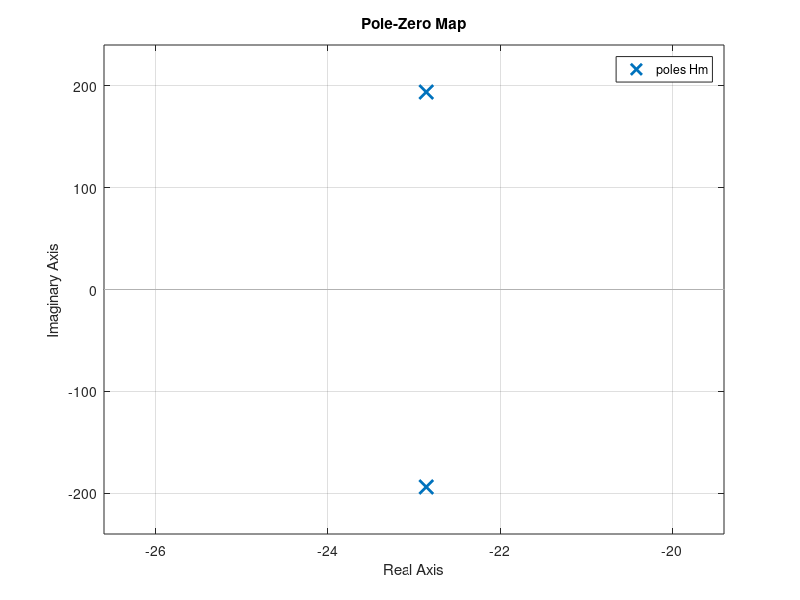
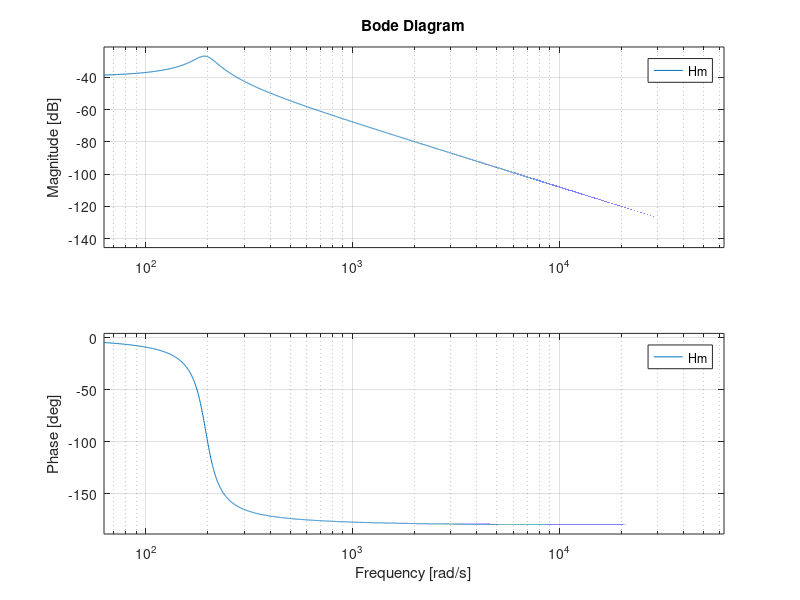
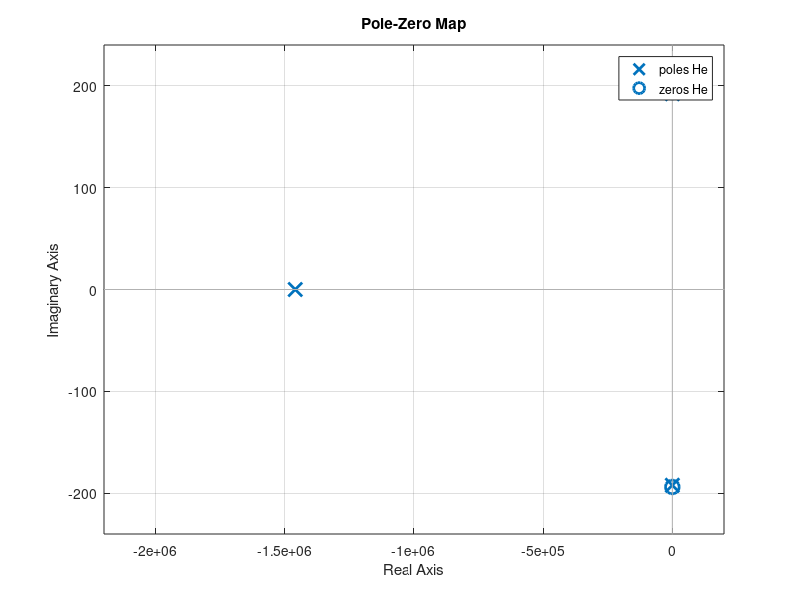
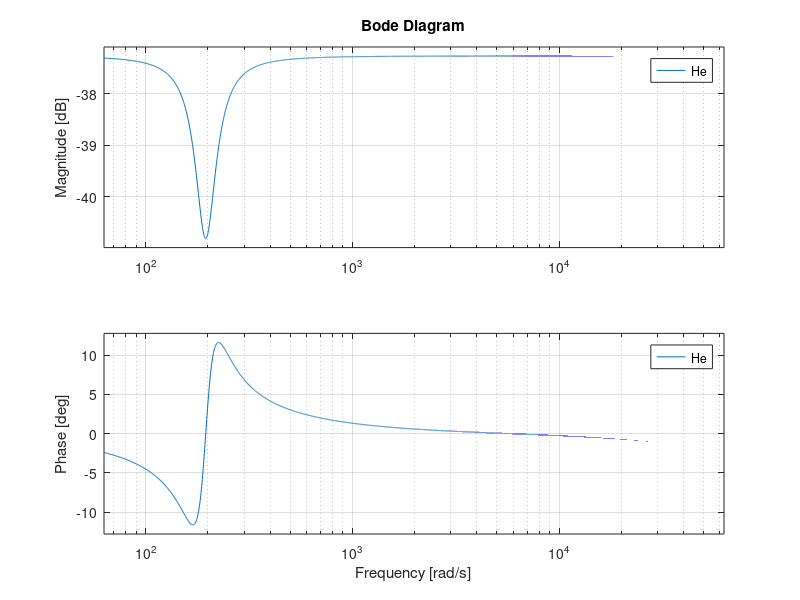

Write MATLAB code to recreate these figures, in order. (Note: this script raises an error after producing the figures.)
clear all;
close all;

%Variable Globales
d = 1; % mètre
rho = 1; % kg/m3
c = 340; % m/s
Rs = 70; % ohm

%%% Variables pour Haut Parleur #1
%Bl = 10.8; % Tm
%%Variables Elec
%Re = 6.4; % ohm
%Le = 0.051e-3; % H
%%Variables Mec
%Mm = 13.3e-3; % kg
%Rm = 0.5; % kg/s
%Km = 935; % N/m
%%Variables Acoustiques
%Sm = 0.0201; % m2

%% Variables pour Haut Parleur #2
Bl = 4.2; % Tm
%Variables Elec
Re = 3; % ohm
Le = 0.05e-3; % H 
%Variables Mec
Mm = 10.5e-3; % kg
Rm = 0.48; % kg/s
Km = 400; % N/m
%Variables Acoustiques
Sm = 0.0222; % m2

%% Fonction de transfert Mec
%Création
s = tf('s');
Hm = Bl/(Mm*s^2 + Rm*s + Km);
Hm = minreal(Hm)
%Pôles & Zéros
figure("Name", "Pôles et zéros de Hm");
figure(1)
pzmap(Hm);
[m.z, m.p, m.k] = zpkdata(Hm, 'v')
%Diagramme de Bode
figure("name", "Diagramme de Bode de Hm");
figure(2)
bode(Hm, (10:0.1:10000)*2*pi)

%% Fonction de transfert Elec
%Création
He = 1/((Le+Bl*Hm)*s + Re+ Rs);
He = minreal(He)
%Pôles & Zéros
figure("name", "Pôles et zéros de He");
figure(3)
pzmap(He);
[e.z, e.p, e.k] = zpkdata(He, 'v')
%Diagramme de Bode
figure("name", "Diagramme de Bode de He");
figure(4)
bode(He, (10:0.1:10000)*2*pi)

%% Fonction de transfert Electro-Acoustique
%Création
Ha = He*Hm*(rho*Sm*s^2*exp(-s*d/c))/(2*pi*d);
Ha = minreal(Ha)
%Pôles & Zéros
figure("name", "Pôles et zéros de Ha");
figure(5)
pzmap(Ha);
[a.z, a.p, a.k] = zpkdata(Ha, 'v')
%Diagramme de Bode
figure("name", "Diagramme de Bode de Ha");
figure(6)
bode(Ha, (10:0.1:10000)*2*pi)

%% Son continue - PWM
%Série fournier PWM 100Hz 50% composante continue & 10 1ers harmoniques

%Création du PWM
NbHarmoniques = 10;
k = [-NbHarmoniques:1:NbHarmoniques];

Fe = 1000;%
T = 0.01; % s
dt = T/Fe;
w0 = 2*pi/T; % rad/s
t = [0:dt:T-dt];
x = [ones(1, Fe/2), zeros(1, Fe/2)];
x = x*3.3;

%fonctions de transfert harmoniques
for i=1:length(k)
    u(i,:) = exp(-j*k(i)*w0*t);
end

%Amplitudes & phases des fonctions de transfert harmoniques
for i=1:length(k)
    X(i) = 1/T*trapz(t, x.*u(i,:));
end

%Affichage
AMP = abs(X);
PHASE = angle(X);

for i=1:length(AMP)
    if AMP(i) <= 0.01
        PHASE(i) = 0;
    end
end

figure("name", "Diagramme d'amplitude et de phase du PWM")
figure(7)
subplot(2, 1, 1)
stem(k, AMP)
xlabel("Harmoniques");
ylabel("Amplitude");
subplot(2, 1, 2)
stem(k, PHASE)
xlabel("Harmoniques");
ylabel("Phase");

%Reconstruction
y = 0;
for i=1:length(k)
    y = y+AMP(i)*cos(k(i)*w0*t+PHASE(i));
end
figure("name", "Reconstruction du PWM")
figure(8)
plot(t, y)

%Réponse Ha
for i = 1:length(k)
    H_k(i) = evalfr(Ha,j*k(i)*w0);
end
for i = 1:length(k)
    Y_k(i) = X(i) * H_k(i);
end

y = 0;
for i = 1:length(k)
    y = y + Y_k(i)*exp(1i*k(i)*w0*t);
end
figure("name", "Réponse du système au PWM")
figure(9)
plot(t, y)

%% Courant PWM
for i = 1:length(k)
    H_k(i) = evalfr(He,j*k(i)*w0);
end
for i = 1:length(k)
    Y_k(i) = X(i) * H_k(i);
end

y = 0;
for i = 1:length(k)
    y = y + Y_k(i)*exp(1i*k(i)*w0*t);
end
figure("name", "Courant du système avec PWM")
figure(10)
plot(t, y)

%% Son percussif - Impulse
%Création du signal
Fe = 10e6; % Fréquence d'échantillonnage 10MHz poyur résultats plus représentatifs
Te = 1/Fe;  % Période d'échantillonnage
t = 0:Te:0.05; % Simulation sur 50 ms

% Signal d'entrée : impulsion de 3.3V pendant 10 ms
u = 3.3 * (t >= 0 & t <= 10e-3);

%Fraction rationnelles de H electro acoustique & Laplace ^ -1
h = 0;
[R1,P1,K1] = residue(Ha.Numerator{1}, Ha.Denominator{1});
for i=1:length(P1)
    h = h+R1(i)*exp(P1(i)*t);
end
figure(15);
plot(t, h);
%Convolution avec signal pour obtenir p(t)
p_t = conv(h, u) * Te;
t_conv = (0:length(p_t)-1) * Te; % Temps associé

%Affichage
figure("name", "Réponse du système après Impulse")
figure(11);
plot(t_conv, p_t);
xlabel("Temps (s)");
ylabel("Amplitude");

%% Courant Impulse
%Fraction rationnelles de H electrique & Laplace ^ -1
h2 = 0;
[R2,P2,K2] = residue(He.Numerator{1}, He.Denominator{1});
for i=1:length(P2)
    h2 = h2+R2(i)*exp(P2(i)*t);
end

i_t = conv(h2, u) * Te; % Convolution discrète (intégration par Te)
t_conv = (0:length(i_t)-1) * Te; % Temps associé

figure("name", "Courant du système avec Impulse")
figure(12);
plot(t_conv, i_t);
xlabel("Temps (s)");
ylabel("Courant");
%% Faire le simulink